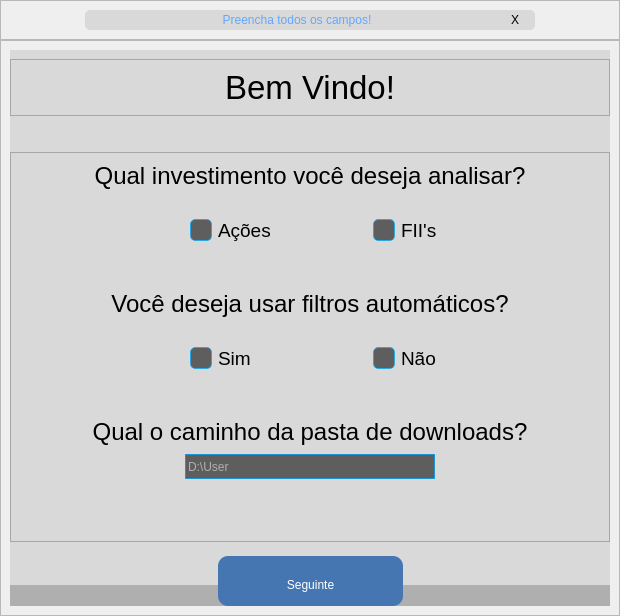
     <widget class="QWidget" name="welcomePage">
      <layout class="QVBoxLayout" name="verticalLayout_2">
       <property name="spacing">
        <number>0</number>
       </property>
       <property name="leftMargin">
        <number>0</number>
       </property>
       <property name="topMargin">
        <number>0</number>
       </property>
       <property name="rightMargin">
        <number>0</number>
       </property>
       <property name="bottomMargin">
        <number>0</number>
       </property>
       <item>
        <widget class="QFrame" name="frame">
         <property name="maximumSize">
          <size>
           <width>16777215</width>
           <height>100</height>
          </size>
         </property>
         <property name="frameShape">
          <enum>QFrame::StyledPanel</enum>
         </property>
         <property name="frameShadow">
          <enum>QFrame::Raised</enum>
         </property>
         <layout class="QHBoxLayout" name="horizontalLayout">
          <item>
           <widget class="QFrame" name="frame_error">
            <property name="maximumSize">
             <size>
              <width>450</width>
              <height>30</height>
             </size>
            </property>
            <property name="styleSheet">
             <string notr="true">background-color: rgb(217, 217, 217);
border-radius: 5px;</string>
            </property>
            <property name="frameShape">
             <enum>QFrame::StyledPanel</enum>
            </property>
            <property name="frameShadow">
             <enum>QFrame::Raised</enum>
            </property>
            <layout class="QHBoxLayout" name="horizontalLayout_6">
             <property name="spacing">
              <number>6</number>
             </property>
             <property name="leftMargin">
              <number>10</number>
             </property>
             <property name="topMargin">
              <number>3</number>
             </property>
             <property name="rightMargin">
              <number>10</number>
             </property>
             <property name="bottomMargin">
              <number>3</number>
             </property>
             <item>
              <widget class="QLabel" name="label_error">
               <property name="styleSheet">
                <string notr="true">color: rgb(98, 168, 254);</string>
               </property>
               <property name="text">
                <string>Preencha todos os campos!</string>
               </property>
               <property name="alignment">
                <set>Qt::AlignCenter</set>
               </property>
               <property name="indent">
                <number>-1</number>
               </property>
              </widget>
             </item>
             <item>
              <widget class="QPushButton" name="pushButton_close">
               <property name="enabled">
                <bool>true</bool>
               </property>
               <property name="maximumSize">
                <size>
                 <width>20</width>
                 <height>20</height>
                </size>
               </property>
               <property name="styleSheet">
                <string notr="true">QPushButton {
	border-radius: 5px;

}

QPushButton:hover {
	background-color: rgb(50, 50, 50);
	color: rgb(200, 200, 200);
}

QPushButton:pressed {
	background-color: rgb(35, 35, 35);
	color: rgb(200, 200, 200);
}</string>
               </property>
               <property name="text">
                <string>X</string>
               </property>
              </widget>
             </item>
            </layout>
           </widget>
          </item>
         </layout>
        </widget>
       </item>
       <item>
        <widget class="QFrame" name="frame_2">
         <property name="styleSheet">
          <string notr="true"/>
         </property>
         <property name="frameShape">
          <enum>QFrame::StyledPanel</enum>
         </property>
         <property name="frameShadow">
          <enum>QFrame::Raised</enum>
         </property>
         <layout class="QHBoxLayout" name="horizontalLayout_2">
          <item>
           <widget class="QFrame" name="frame_9">
            <property name="minimumSize">
             <size>
              <width>600</width>
              <height>550</height>
             </size>
            </property>
            <property name="maximumSize">
             <size>
              <width>600</width>
              <height>600</height>
             </size>
            </property>
            <property name="styleSheet">
             <string notr="true">background-color: rgb(217, 217, 217);</string>
            </property>
            <property name="frameShape">
             <enum>QFrame::NoFrame</enum>
            </property>
            <property name="frameShadow">
             <enum>QFrame::Raised</enum>
            </property>
            <layout class="QVBoxLayout" name="verticalLayout_11">
             <property name="leftMargin">
              <number>0</number>
             </property>
             <property name="rightMargin">
              <number>0</number>
             </property>
             <property name="bottomMargin">
              <number>0</number>
             </property>
             <item>
              <widget class="QFrame" name="frame_15">
               <property name="maximumSize">
                <size>
                 <width>16777215</width>
                 <height>90</height>
                </size>
               </property>
               <property name="frameShape">
                <enum>QFrame::StyledPanel</enum>
               </property>
               <property name="frameShadow">
                <enum>QFrame::Raised</enum>
               </property>
               <layout class="QHBoxLayout" name="horizontalLayout_14">
                <item>
                 <widget class="QLabel" name="label_64">
                  <property name="font">
                   <font>
                    <pointsize>25</pointsize>
                   </font>
                  </property>
                  <property name="text">
                   <string>Bem Vindo!</string>
                  </property>
                  <property name="alignment">
                   <set>Qt::AlignCenter</set>
                  </property>
                 </widget>
                </item>
               </layout>
              </widget>
             </item>
             <item>
              <spacer name="verticalSpacer_3">
               <property name="orientation">
                <enum>Qt::Vertical</enum>
               </property>
               <property name="sizeType">
                <enum>QSizePolicy::Fixed</enum>
               </property>
               <property name="sizeHint" stdset="0">
                <size>
                 <width>20</width>
                 <height>30</height>
                </size>
               </property>
              </spacer>
             </item>
             <item>
              <widget class="QFrame" name="InformationFrame_2">
               <property name="frameShape">
                <enum>QFrame::StyledPanel</enum>
               </property>
               <property name="frameShadow">
                <enum>QFrame::Raised</enum>
               </property>
               <layout class="QVBoxLayout" name="verticalLayout_14">
                <item>
                 <widget class="QLabel" name="label_15">
                  <property name="font">
                   <font>
                    <family>Arial</family>
                    <pointsize>18</pointsize>
                    <italic>false</italic>
                    <bold>false</bold>
                   </font>
                  </property>
                  <property name="styleSheet">
                   <string notr="true"/>
                  </property>
                  <property name="text">
                   <string>Qual investimento você deseja analisar?</string>
                  </property>
                  <property name="alignment">
                   <set>Qt::AlignCenter</set>
                  </property>
                 </widget>
                </item>
                <item>
                 <widget class="QFrame" name="GenderBox_2">
                  <property name="styleSheet">
                   <string notr="true">QCheckBox::indicator{
	background: #5E5E5E;
	border: 1px solid rgba(0, 170, 255, 0.71);
	height: 20px;
	width: 20px;
	border-radius: 5px;
}

QCheckBox::indicator:checked{
	background-color: rgb(69, 118, 178);
	height: 20px;
	width: 20px;
}

</string>
                  </property>
                  <property name="frameShape">
                   <enum>QFrame::NoFrame</enum>
                  </property>
                  <property name="frameShadow">
                   <enum>QFrame::Raised</enum>
                  </property>
                  <layout class="QHBoxLayout" name="horizontalLayout_16">
                   <property name="leftMargin">
                    <number>170</number>
                   </property>
                   <property name="rightMargin">
                    <number>50</number>
                   </property>
                   <item>
                    <widget class="QCheckBox" name="acoes">
                     <property name="minimumSize">
                      <size>
                       <width>0</width>
                       <height>50</height>
                      </size>
                     </property>
                     <property name="font">
                      <font>
                       <family>Segoe UI</family>
                       <pointsize>14</pointsize>
                       <italic>false</italic>
                       <bold>false</bold>
                      </font>
                     </property>
                     <property name="styleSheet">
                      <string notr="true">font: 14pt &quot;Segoe UI&quot;;</string>
                     </property>
                     <property name="text">
                      <string>Ações</string>
                     </property>
                     <property name="iconSize">
                      <size>
                       <width>31</width>
                       <height>30</height>
                      </size>
                     </property>
                     <property name="autoExclusive">
                      <bool>true</bool>
                     </property>
                    </widget>
                   </item>
                   <item>
                    <widget class="QCheckBox" name="fiis">
                     <property name="font">
                      <font>
                       <family>Segoe UI</family>
                       <pointsize>14</pointsize>
                       <italic>false</italic>
                       <bold>false</bold>
                      </font>
                     </property>
                     <property name="styleSheet">
                      <string notr="true">font: 14pt &quot;Segoe UI&quot;;</string>
                     </property>
                     <property name="text">
                      <string>FII's</string>
                     </property>
                     <property name="autoExclusive">
                      <bool>true</bool>
                     </property>
                    </widget>
                   </item>
                  </layout>
                 </widget>
                </item>
                <item>
                 <spacer name="verticalSpacer_2">
                  <property name="orientation">
                   <enum>Qt::Vertical</enum>
                  </property>
                  <property name="sizeType">
                   <enum>QSizePolicy::Fixed</enum>
                  </property>
                  <property name="sizeHint" stdset="0">
                   <size>
                    <width>20</width>
                    <height>20</height>
                   </size>
                  </property>
                 </spacer>
                </item>
                <item>
                 <widget class="QLabel" name="label_16">
                  <property name="sizePolicy">
                   <sizepolicy hsizetype="Ignored" vsizetype="Preferred">
                    <horstretch>0</horstretch>
                    <verstretch>0</verstretch>
                   </sizepolicy>
                  </property>
                  <property name="minimumSize">
                   <size>
                    <width>520</width>
                    <height>0</height>
                   </size>
                  </property>
                  <property name="font">
                   <font>
                    <family>Arial</family>
                    <pointsize>20</pointsize>
                    <italic>false</italic>
                    <bold>false</bold>
                    <kerning>true</kerning>
                   </font>
                  </property>
                  <property name="styleSheet">
                   <string notr="true"/>
                  </property>
                  <property name="text">
                   <string>&lt;html&gt;&lt;head/&gt;&lt;body&gt;&lt;p&gt;&lt;span style=&quot; font-size:18pt;&quot;&gt;Você deseja usar filtros automáticos?&lt;/span&gt;&lt;/p&gt;&lt;/body&gt;&lt;/html&gt;</string>
                  </property>
                  <property name="alignment">
                   <set>Qt::AlignCenter</set>
                  </property>
                 </widget>
                </item>
                <item>
                 <widget class="QFrame" name="KnowledgeBox_2">
                  <property name="styleSheet">
                   <string notr="true">QCheckBox::indicator{
	background: #5E5E5E;
	border: 1px solid rgba(0, 170, 255, 0.71);
	height: 20px;
	width: 20px;
	border-radius: 5px;
}

QCheckBox::indicator:checked{
	background-color: rgb(69, 118, 178);
	height: 20px;
	width: 20px;
}


</string>
                  </property>
                  <property name="frameShape">
                   <enum>QFrame::NoFrame</enum>
                  </property>
                  <property name="frameShadow">
                   <enum>QFrame::Raised</enum>
                  </property>
                  <layout class="QHBoxLayout" name="horizontalLayout_17">
                   <property name="leftMargin">
                    <number>170</number>
                   </property>
                   <property name="rightMargin">
                    <number>50</number>
                   </property>
                   <item>
                    <widget class="QCheckBox" name="yes">
                     <property name="minimumSize">
                      <size>
                       <width>0</width>
                       <height>50</height>
                      </size>
                     </property>
                     <property name="font">
                      <font>
                       <family>Segoe UI</family>
                       <pointsize>14</pointsize>
                       <italic>false</italic>
                       <bold>false</bold>
                      </font>
                     </property>
                     <property name="styleSheet">
                      <string notr="true">font: 14pt &quot;Segoe UI&quot;;</string>
                     </property>
                     <property name="text">
                      <string>Sim</string>
                     </property>
                     <property name="iconSize">
                      <size>
                       <width>31</width>
                       <height>30</height>
                      </size>
                     </property>
                     <property name="autoExclusive">
                      <bool>false</bool>
                     </property>
                    </widget>
                   </item>
                   <item>
                    <widget class="QCheckBox" name="no">
                     <property name="font">
                      <font>
                       <family>Segoe UI</family>
                       <pointsize>14</pointsize>
                       <italic>false</italic>
                       <bold>false</bold>
                      </font>
                     </property>
                     <property name="styleSheet">
                      <string notr="true">font: 14pt &quot;Segoe UI&quot;;</string>
                     </property>
                     <property name="text">
                      <string>Não</string>
                     </property>
                     <property name="autoExclusive">
                      <bool>false</bool>
                     </property>
                    </widget>
                   </item>
                  </layout>
                 </widget>
                </item>
                <item>
                 <spacer name="verticalSpacer_15">
                  <property name="orientation">
                   <enum>Qt::Vertical</enum>
                  </property>
                  <property name="sizeType">
                   <enum>QSizePolicy::Fixed</enum>
                  </property>
                  <property name="sizeHint" stdset="0">
                   <size>
                    <width>20</width>
                    <height>20</height>
                   </size>
                  </property>
                 </spacer>
                </item>
                <item>
                 <widget class="QLabel" name="label_72">
                  <property name="font">
                   <font>
                    <family>Arial</family>
                    <pointsize>18</pointsize>
                   </font>
                  </property>
                  <property name="text">
                   <string>Qual o caminho da pasta de downloads?</string>
                  </property>
                  <property name="alignment">
                   <set>Qt::AlignCenter</set>
                  </property>
                 </widget>
                </item>
                <item>
                 <widget class="QFrame" name="KnowledgeBox_4">
                  <property name="minimumSize">
                   <size>
                    <width>0</width>
                    <height>30</height>
                   </size>
                  </property>
                  <property name="styleSheet">
                   <string notr="true"/>
                  </property>
                  <property name="frameShape">
                   <enum>QFrame::NoFrame</enum>
                  </property>
                  <property name="frameShadow">
                   <enum>QFrame::Raised</enum>
                  </property>
                  <layout class="QHBoxLayout" name="horizontalLayout_111">
                   <property name="spacing">
                    <number>0</number>
                   </property>
                   <property name="leftMargin">
                    <number>0</number>
                   </property>
                   <property name="topMargin">
                    <number>0</number>
                   </property>
                   <property name="rightMargin">
                    <number>0</number>
                   </property>
                   <property name="bottomMargin">
                    <number>0</number>
                   </property>
                   <item>
                    <widget class="QLineEdit" name="path">
                     <property name="maximumSize">
                      <size>
                       <width>250</width>
                       <height>25</height>
                      </size>
                     </property>
                     <property name="styleSheet">
                      <string notr="true">background: #5E5E5E;
color: rgb(255, 255, 255);
border: 1px solid rgba(0, 170, 255, 0.71);</string>
                     </property>
                     <property name="placeholderText">
                      <string>D:\User</string>
                     </property>
                    </widget>
                   </item>
                  </layout>
                 </widget>
                </item>
                <item>
                 <spacer name="verticalSpacer">
                  <property name="orientation">
                   <enum>Qt::Vertical</enum>
                  </property>
                  <property name="sizeType">
                   <enum>QSizePolicy::Fixed</enum>
                  </property>
                  <property name="sizeHint" stdset="0">
                   <size>
                    <width>20</width>
                    <height>50</height>
                   </size>
                  </property>
                 </spacer>
                </item>
               </layout>
              </widget>
             </item>
             <item>
              <widget class="QFrame" name="ButtonFrame_2">
               <property name="maximumSize">
                <size>
                 <width>16777215</width>
                 <height>80</height>
                </size>
               </property>
               <property name="styleSheet">
                <string notr="true">background-color: qlineargradient(spread:pad, x1:0.5, y1:0.5, x2:0.5, y2:1, stop:0.2746 rgba(217, 217, 217, 255), stop:0.287185 rgba(175, 175, 175, 255));
padding-top:8px;

</string>
               </property>
               <property name="frameShape">
                <enum>QFrame::NoFrame</enum>
               </property>
               <property name="frameShadow">
                <enum>QFrame::Raised</enum>
               </property>
               <layout class="QHBoxLayout" name="horizontalLayout_18">
                <property name="spacing">
                 <number>0</number>
                </property>
                <property name="leftMargin">
                 <number>0</number>
                </property>
                <property name="topMargin">
                 <number>0</number>
                </property>
                <property name="rightMargin">
                 <number>0</number>
                </property>
                <property name="bottomMargin">
                 <number>0</number>
                </property>
                <item>
                 <spacer name="horizontalSpacer_6">
                  <property name="orientation">
                   <enum>Qt::Horizontal</enum>
                  </property>
                  <property name="sizeHint" stdset="0">
                   <size>
                    <width>40</width>
                    <height>20</height>
                   </size>
                  </property>
                 </spacer>
                </item>
                <item>
                 <widget class="QPushButton" name="NextWelcome">
                  <property name="minimumSize">
                   <size>
                    <width>185</width>
                    <height>50</height>
                   </size>
                  </property>
                  <property name="maximumSize">
                   <size>
                    <width>185</width>
                    <height>50</height>
                   </size>
                  </property>
                  <property name="styleSheet">
                   <string notr="true">QPushButton {
	background-color: rgb(69, 118, 178);
	color: rgb(255, 255, 255);
	font: 22pt &quot;Arial&quot;;
	border-radius: 10px;
}

QPushButton:hover {
	border: 3px solid rgba(0, 170, 255, 0.71);
}

QPushButton:pressed {
	border: 3px solid rgba(0, 170, 255, 0.71);
    background-color:rgb(98, 168, 254);
}</string>
                  </property>
                  <property name="text">
                   <string>Seguinte</string>
                  </property>
                 </widget>
                </item>
                <item>
                 <spacer name="horizontalSpacer_7">
                  <property name="orientation">
                   <enum>Qt::Horizontal</enum>
                  </property>
                  <property name="sizeHint" stdset="0">
                   <size>
                    <width>40</width>
                    <height>20</height>
                   </size>
                  </property>
                 </spacer>
                </item>
               </layout>
              </widget>
             </item>
            </layout>
           </widget>
          </item>
         </layout>
        </widget>
       </item>
      </layout>
     </widget>
